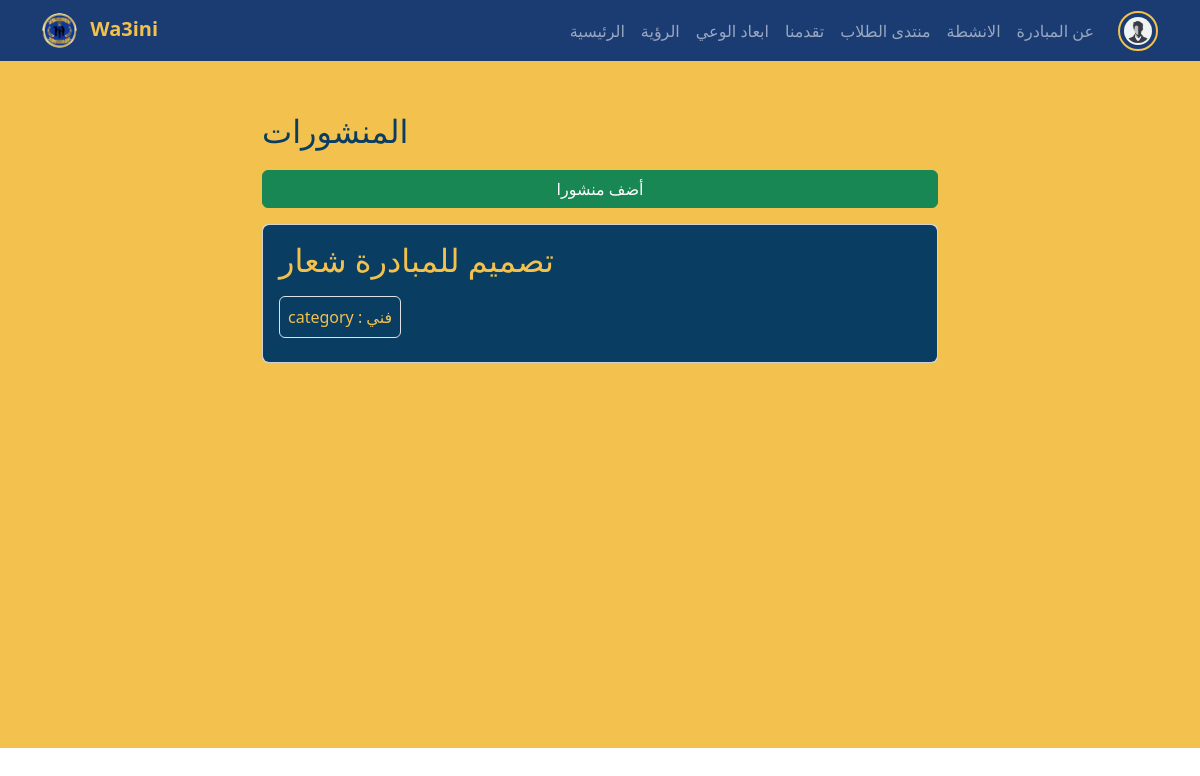
The page /blog/ (signed in) on the database its author committed.
### models.py (models this page shows)
class User(db.Model, UserMixin):
    id = db.Column(db.Integer, primary_key=True)
    username = db.Column(db.String(20), unique=True, nullable=False)
    email = db.Column(db.String(120), unique=True, nullable=False)
    age = db.Column(db.Integer, nullable=False)
    position = db.Column(db.String(20), nullable=False)
    phone = db.Column(db.String(20), nullable=False)
    password = db.Column(db.String(60), nullable=False)
    img_url = db.Column(db.String(100), nullable=True, default="img/users_imgs/default.png")
    about = db.Column(db.String(500), nullable=True, default="Edit your profile to type About section.")
    posts_num = db.Column(db.Integer, nullable=True, default=0)
    from_GAN_school = db.Column(db.Boolean, nullable=True)
    is_active = db.Column(db.Boolean, nullable=False)

class Post(db.Model):
    id = db.Column(db.Integer, primary_key=True)
    author_id = db.Column(db.Integer, nullable=False)
    category = db.Column(db.String(50),nullable=False)
    title = db.Column(db.String(100),nullable=False)
    content = db.Column(db.String(5000),nullable=False)
    date = db.Column(db.DateTime, default=datetime.utcnow)
    comments = db.Column(MutableList.as_mutable(db.JSON), nullable=True)
    upvotes = db.Column(db.Integer, nullable=False)

### app.py (the view)
@app.route('/blog/')
@login_required
def blog():
    return render_template('blog/blog.html', current_user=current_user, posts=Post.query.all())

### app.py (called while the page is built)
@app_login_manager.user_loader
def load_user(user_id):
    return User.query.get(int(user_id))

### templates/blog/blog.html (shortened to what this page needs)
{% extends 'index.html' %}
{% block content %}
<section class="mt-5 pt-3" style="background-color: #F2C14E; min-height: 700px; max-height: fit-content;">
    <div class="container mt-5 pb-5" style="max-width:700px;">
        <h2 class="mb-1" style="color: #0A3D62;">المنشورات</h2>
        <a href="{{url_for('share_post')}}" class="btn btn-success w-100 mt-3">أضف منشورا</a>
        {% for post in posts %}
            <div class="card mt-3">
                <div class="card-body rounded card_anim">
                    <a href="{{url_for('post', id=post.id)}}" style="text-decoration: none;">
                        <div class="mb-2">
                            <h2 class="mb-3 card-text" style="color: #F2C14E;">{{ post.title }}</h2>
                            <p class="mt-2 card-text border p-2 rounded" style="color: #F2C14E; width: max-content;">category : {{ post.category }}</p>
                        </div>
                    </a>
                </div>
            </div>
        {% else %}
        <p>ليس هناك اي منشورات</p>
        {% endfor %}
    </div>
</section>
{% endblock %}

### templates/index.html (shortened to what this page needs)
<!DOCTYPE html>
<html lang="en">
    <head>
        <link href="https://cdn.jsdelivr.net/npm/bootstrap@5.3.8/dist/css/bootstrap.min.css" rel="stylesheet">
        <link rel="stylesheet" href="{{ url_for('static', filename='Css/style.css') }}">
        <link rel="stylesheet" href="https://cdn.jsdelivr.net/npm/bootstrap-icons@1.11.1/font/bootstrap-icons.css">
    </head>
    <body>
        <nav class="navbar navbar-expand-lg navbar-dark fixed-top" style="background-color: #1B3C73;">
            <div class="container">
                <a class="navbar-brand fw-bold" href="{{url_for('home',_anchor='Hero-section')}}">
                    <img src="{{ url_for('static', filename='img/logo.png') }}"
                    alt="Logo"
                    width="35" height="35"
                    class="me-2 rounded-circle">
                    <span class="fw-bold" style="color: #F2C14E;">Wa3ini</span>
                </a>
                <div class="collapse navbar-collapse" id="navbarNav">
                    <ul class="navbar-nav ms-auto d-flex align-items-center">
                        <li class="nav-item">
                            <a class="nav-link" href="{{url_for('home',_anchor='Hero-section')}}">الرئيسية</a>
                        </li>
                        <li class="nav-item">
                            <a class="nav-link" href="{{url_for('home',_anchor='vision')}}">الرؤية</a>
                        </li>
                        <li class="nav-item">
                            <a class="nav-link" href="{{url_for('home',_anchor='awareness-topics')}}">ابعاد الوعي</a>
                        </li>
                        <li class="nav-item">
                            <a class="nav-link" href="{{url_for('home',_anchor='progress')}}">تقدمنا</a>
                        </li>
                        <li class="nav-item">
                            <a class="nav-link" href="{{url_for('blog')}}">منتدى الطلاب</a>
                        </li>
                        <li class="nav-item">
                            <a class="nav-link" href="{{url_for('activities')}}">الانشطة</a>
                        </li>
                        <li class="nav-item">
                            <a class="nav-link" href="{{url_for('home',_anchor='about')}}">عن المبادرة</a>
                        </li>
                        {% if current_user.is_authenticated %}
                        <li class="nav-item d-flex align-items-center ms-3">
                            <a class="nav-link p-0" href="{{url_for('profile', id=current_user.id)}}">
                                <img src="{{ url_for('static', filename=current_user.img_url) }}"
                                    alt="{{user}}"
                                    width="40" height="40"
                                    class="rounded-circle p-1"
                                    style="border: 2px solid #F2C14E;">
                            </a>
                        </li>
                        {% else %}
                        <li class="nav-item">
                            <a class="btn btn-warning nav-link border-light" href="{{url_for('login')}}">تسجيل الدخول</a>
                        </li>
                        {% endif %}
                    </ul>
                </div>
            </div>
        </nav>
        {% block content %}
        {% endblock %}
    </body>
</html>

### static/Css/style.css (style rules this page uses)
.card_anim { background-color: #0A3D62; }

### rows shown on the page
User: img_url (placeholder picture)
Post: title "تصميم للمبادرة شعار", category "فني"
